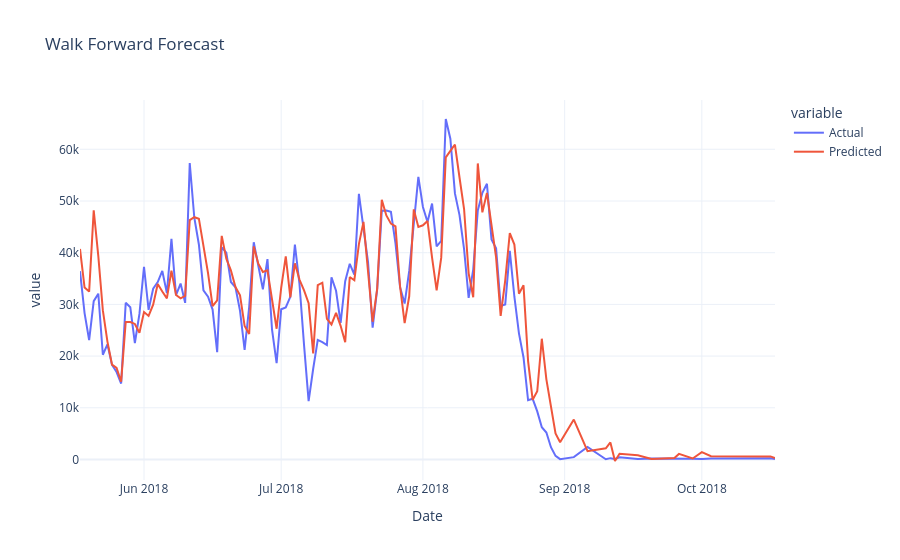

Notebook source saved alongside this figure:
### Code cell
fig = px.line(

    results,

    x="Date",

    y=["Actual","Predicted"],

    title="Walk Forward Forecast",

    template="plotly_white"

)

fig.show()
